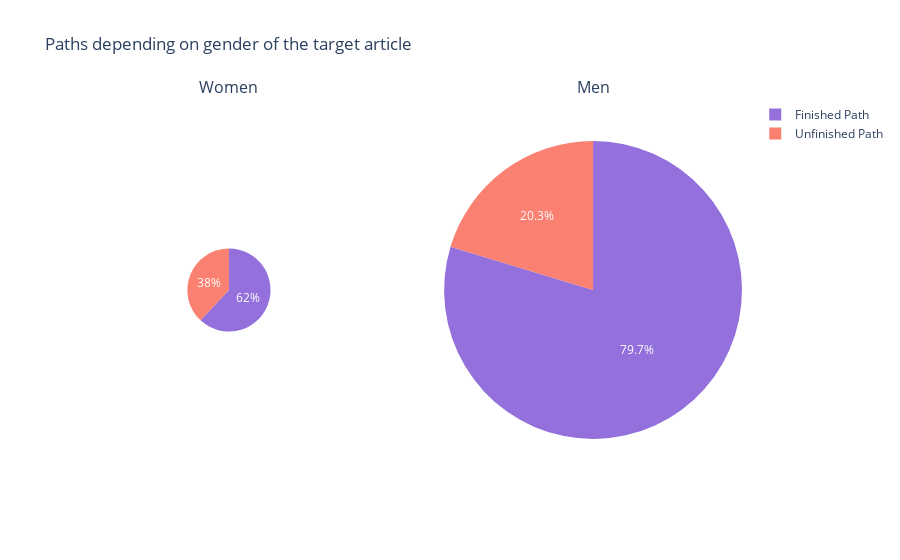

The notebook cell saved with this chart:
### Code cell
labels = ["Unfinished Path", "Finished Path"]

fig = make_subplots(1, 2, specs=[[{'type':'domain'}, {'type':'domain'}]],
                    subplot_titles=['Women', 'Men'])
fig.add_trace(go.Pie(labels=labels, values=women_target_paths['source'], scalegroup='one',
                     name="Woman as target"), 1, 1)
fig.add_trace(go.Pie(labels=labels, values=men_target_paths['source'], scalegroup='one',
                     name="Man as target"), 1, 2)

fig.update_traces(textfont_color='white',
                  marker=dict(colors=['salmon', 'mediumpurple']))
fig.update_layout(title_text='Paths depending on gender of the target article')
fig.show()

fig.to_html(full_html = False, include_plotlyjs='cdn')
fig.write_html("datastory_plot/piechart.html", full_html=False, include_plotlyjs='cdn')

### Figure 1 — Plotly figure (JSON) as saved in the notebook; plotly's stock layout.template omitted (floating-point values rounded to 4 significant figures)
{"data": [{"domain": {"x": [0, 0.45], "y": [0, 1]}, "labels": ["Unfinished Path", "Finished Path"], "marker": {"colors": ["salmon", "mediumpurple"]}, "name": "Woman as target", "scalegroup": "one", "textfont": {"color": "white"}, "type": "pie", "values": [213, 347]}, {"domain": {"x": [0.55, 1], "y": [0, 1]}, "labels": ["Unfinished Path", "Finished Path"], "marker": {"colors": ["salmon", "mediumpurple"]}, "name": "Man as target", "scalegroup": "one", "textfont": {"color": "white"}, "type": "pie", "values": [1460, 5727]}], "layout": {"annotations": [{"font": {"size": 16}, "showarrow": false, "text": "Women", "x": 0.225, "xanchor": "center", "xref": "paper", "y": 1, "yanchor": "bottom", "yref": "paper"}, {"font": {"size": 16}, "showarrow": false, "text": "Men", "x": 0.775, "xanchor": "center", "xref": "paper", "y": 1, "yanchor": "bottom", "yref": "paper"}], "title": {"text": "Paths depending on gender of the target article"}}}
